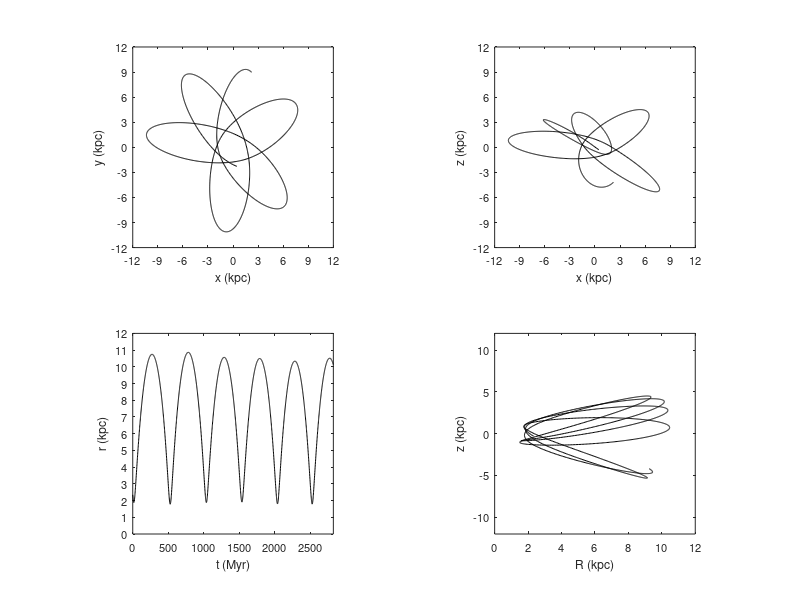

Write MATLAB code to recreate this figure.
clear all
close all

data = load('ax_coeff.dat');

whitebg('w')

t = data(:,1);

x = data(:,12);
y = data(:,13);
z = data(:,14);

v_x = data(:,15);
v_y = data(:,16);
v_z = data(:,17);

R = sqrt(x.^2+y.^2);
r = sqrt(x.^2+y.^2+z.^2);



subplot(2,2,1), plot(x,y,'k')

xlabel('x (kpc)','fontsize',9)
ylabel('y (kpc)','fontsize',9)
axis([-12 12 -12 12])
set(gca,'xtick',(-12:3:12),'ytick',(-12:3:12),'fontsize',8)
axis square


subplot(2,2,2), plot(x,z,'k')

xlabel('x (kpc)','fontsize',9)
ylabel('z (kpc)','fontsize',9)
axis([-12 12 -12 12])
set(gca,'xtick',(-12:3:12),'ytick',(-12:3:12),'fontsize',8)
axis square

subplot(2,2,3), plot(t,r,'k')

xlabel('t (Myr)','fontsize',9)
ylabel('r (kpc)','fontsize',9)
axis([0 max(t) 0 12])
set(gca,'ytick',(0:12),'fontsize',8)
axis square


subplot(2,2,4), plot(R,z,'k')

xlabel('R (kpc)','fontsize',9)
ylabel('z (kpc)','fontsize',9)
axis square
axis([0 12 -12 12])
set(gca,'fontsize',8)
